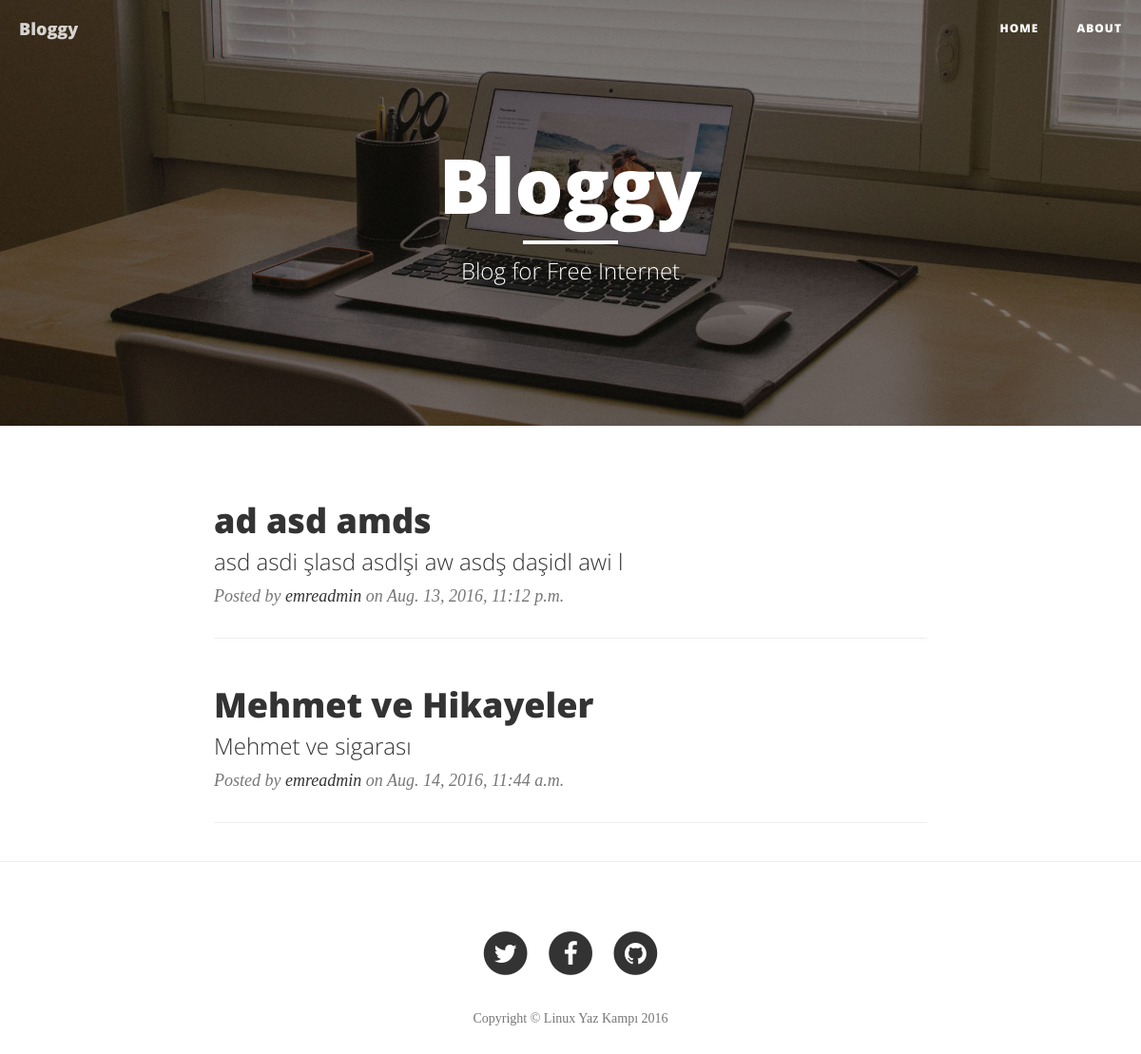
The page / on the database its author committed.
### blog/models.py (models this page shows, shortened)
class Post(models.Model):
    title = models.CharField(max_length = 255)
    category = models.ManyToManyField('Category')
    description = models.TextField(blank=True, null = True)
    body = models.TextField()
    author = models.ForeignKey('User')
    creationDate = models.DateTimeField()
    isPublished = models.BooleanField(default=False)

class User(models.Model):
    username = models.CharField(verbose_name=("Username"), max_length = 16)
    password = models.CharField(verbose_name=("Password"),max_length = 16)
    email = models.EmailField(verbose_name=("Email Adress"))
    level = models.IntegerField(editable=False,default=1)
    authority = models.IntegerField(editable=False, default=1)
    def __str__(self):
        return self.username

### blog/views.py (the view)
# urls.py: url(r'^$',views.homepage),
def homepage(request):
    posts = Post.objects.filter(isPublished = True)
    return render(request, 'home.html',
                  {
                      'name':'Emre',
                      'posts':posts
                  })

### blog/templates/home.html (shortened to what this page needs)
{% load static %}
<!DOCTYPE html>
<html lang="en">
<head>
    <link href="{% static "vendor/bootstrap/css/bootstrap.min.css" %}" rel="stylesheet">
    <link href="{% static "css/clean-blog.min.css" %}" rel="stylesheet">
    <link href="{% static "vendor/font-awesome/css/font-awesome.min.css" %}" rel="stylesheet" type="text/css">
</head>
<body>
    <nav class="navbar navbar-default navbar-custom navbar-fixed-top">
        <div class="container-fluid">
            <div class="navbar-header page-scroll">
                <a class="navbar-brand" href="index.html">Bloggy</a>
            </div>
            <div class="collapse navbar-collapse" id="bs-example-navbar-collapse-1">
                <ul class="nav navbar-nav navbar-right">
                    <li>
                        <a href="/">Home</a>
                    </li>
                    <li>
                        <a href="/about">About</a>
                    </li>
                </ul>
            </div>
        </div>
    </nav>
    <header class="intro-header" style="background-image: url('{% static "img/home-bg.jpg"%}')">
        <div class="container">
            <div class="row">
                <div class="col-lg-8 col-lg-offset-2 col-md-10 col-md-offset-1">
                    <div class="site-heading">
                        <h1>Bloggy</h1>
                        <hr class="small">
                        <span class="subheading">Blog for Free Internet</span>
                    </div>
                </div>
            </div>
        </div>
    </header>
    <div class="container">
      {%for post in posts%}
        <div class="row">
            <div class="col-lg-8 col-lg-offset-2 col-md-10 col-md-offset-1">
                <div class="post-preview">
                    <a href="/post/{{post.id}}">
                        <h2 class="post-title">
                            {{post.title}}
                        </h2>
                        <h3 class="post-subtitle">
                            {{post.description}}
                        </h3>
                    </a>
                    <p class="post-meta">Posted by <a href="#">{{post.author}}</a> on {{post.creationDate}}</p>
                </div>
                <hr>
            </div>
        </div>
        {%endfor%}
    </div>
    <hr>
    <footer>
        <div class="container">
            <div class="row">
                <div class="col-lg-8 col-lg-offset-2 col-md-10 col-md-offset-1">
                    <ul class="list-inline text-center">
                        <li>
                            <a href="#">
                                <span class="fa-stack fa-lg">
                                    <i class="fa fa-circle fa-stack-2x"></i>
                                    <i class="fa fa-twitter fa-stack-1x fa-inverse"></i>
                                </span>
                            </a>
                        </li>
                        <li>
                            <a href="#">
                                <span class="fa-stack fa-lg">
                                    <i class="fa fa-circle fa-stack-2x"></i>
                                    <i class="fa fa-facebook fa-stack-1x fa-inverse"></i>
                                </span>
                            </a>
                        </li>
                        <li>
                            <a href="#">
                                <span class="fa-stack fa-lg">
                                    <i class="fa fa-circle fa-stack-2x"></i>
                                    <i class="fa fa-github fa-stack-1x fa-inverse"></i>
                                </span>
                            </a>
                        </li>
                    </ul>
                    <p class="copyright text-muted">Copyright &copy; Linux Yaz Kampı 2016</p>
                </div>
            </div>
        </div>
    </footer>
</body>
</html>

### rows shown on the page
Post: title "ad asd amds", description "asd asdi şlasd asdlşi aw asdş daşidl awi l", author "emreadmin", creationDate "Aug. 13, 2016, 11:12 p.m."
Post: title "Mehmet ve Hikayeler", description "Mehmet ve sigarası", author "emreadmin", creationDate "Aug. 14, 2016, 11:44 a.m."
